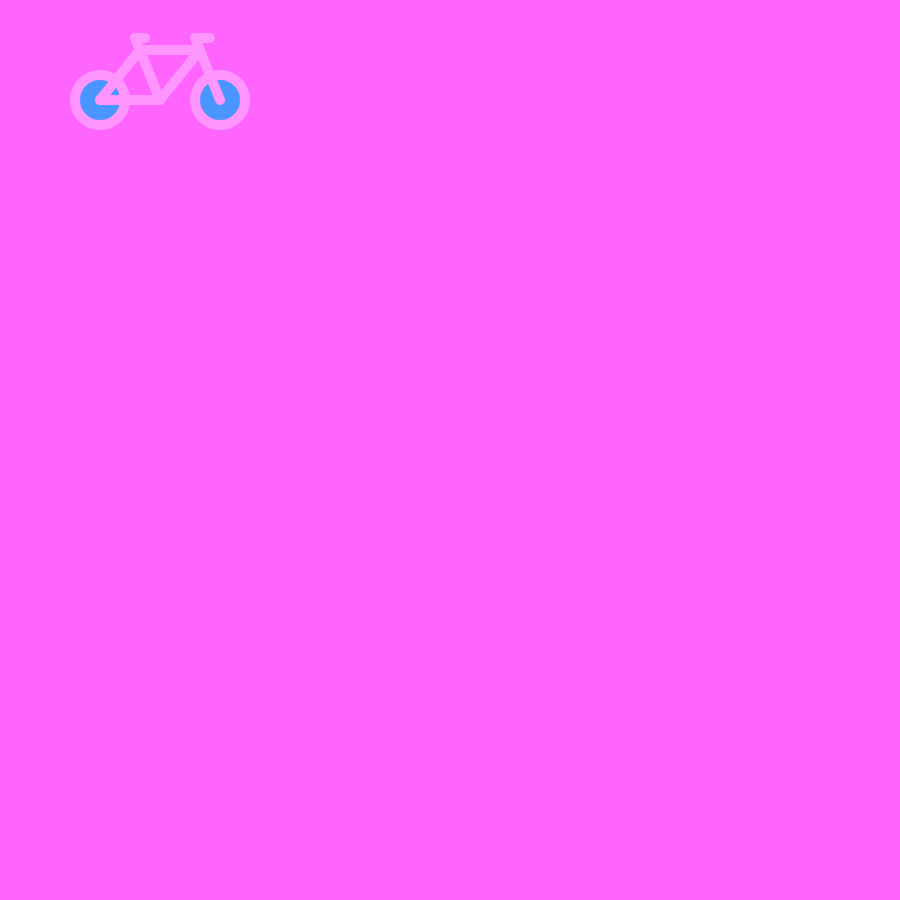
Frame 1 (no input)
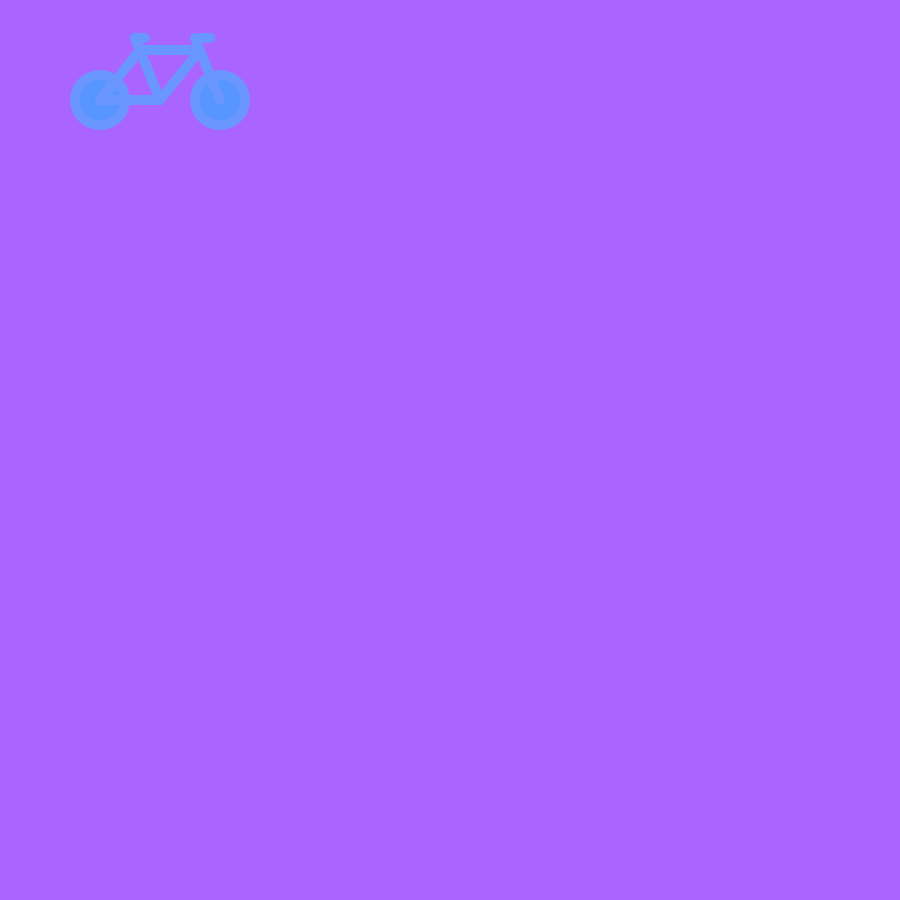
Frame 2 (the mouse pressed at the canvas centre, redrawn once)

The p5.js sketch that drew these frames (run headless with seeded random() and noise() and a simulated clock; the mouse was pressed at the canvas centre and the sketch redrawn once):

// p5.js sketch
// ── sketch.js
var sat = 150;
var bri = 255;
//bike varibles
  var strokeweight = 10;
  wheel1start = 0; //center of back wheel
  var wheeldist = 120;
  var wheelsize = 50;
  var topbar = wheel1start-wheelsize;
  var barlength = wheel1start+wheeldist/2;
  var seatwidth = 10;



function setup() {
    createCanvas(900,900);
    noLoop();
}

function draw() {
    var hueChange1 = int(random(0, 360));
    var hueChange2 = int(random(0, 360));
    var hueChange3 = int(random(0, 360));
    var hueChange4 = int(random(0, 360));
    var hueChange5 = int(random(0, 360));
    var color1 = color(hueChange1, sat, bri);
    var color2 = color(hueChange2, sat, bri);
    var color3 = color(hueChange3, sat, bri);
    var color4 = color(hueChange4, sat, bri);
    var color5 = color(hueChange5, sat, bri);
  
   background(hueChange5, sat-50, bri);
  

  push();
    translate(100,100);
    strokeWeight(strokeweight);
    stroke(color1);
    fill(color2);
    ellipse(wheel1start,wheel1start,wheelsize,wheelsize);
    ellipse(wheeldist,0,wheelsize,wheelsize);
    line(wheel1start, wheel1start, barlength, wheel1start); //bottom
    line(wheel1start, wheel1start, wheel1start+wheeldist/3, topbar); //towards seat
    line(wheel1start+wheeldist/3, topbar, barlength+wheel1start+wheeldist/3, topbar); //top
    line(barlength, wheel1start, wheel1start+wheeldist/3-5, topbar-12); //pedal to seat
    line(barlength, wheel1start, barlength+wheel1start+wheeldist/3, topbar); //pedals to handles
    line(barlength+wheel1start+wheeldist/3-5, topbar-12, wheeldist, wheel1start); //front wheel to handles
    line(wheel1start+wheeldist/3-5, topbar-12, wheel1start+wheeldist/3-5+seatwidth, topbar-12);//seat
    line(barlength+wheel1start+wheeldist/3, topbar-12, barlength+wheel1start+wheeldist/3+seatwidth, topbar-12);//handles
  pop();
  
}
